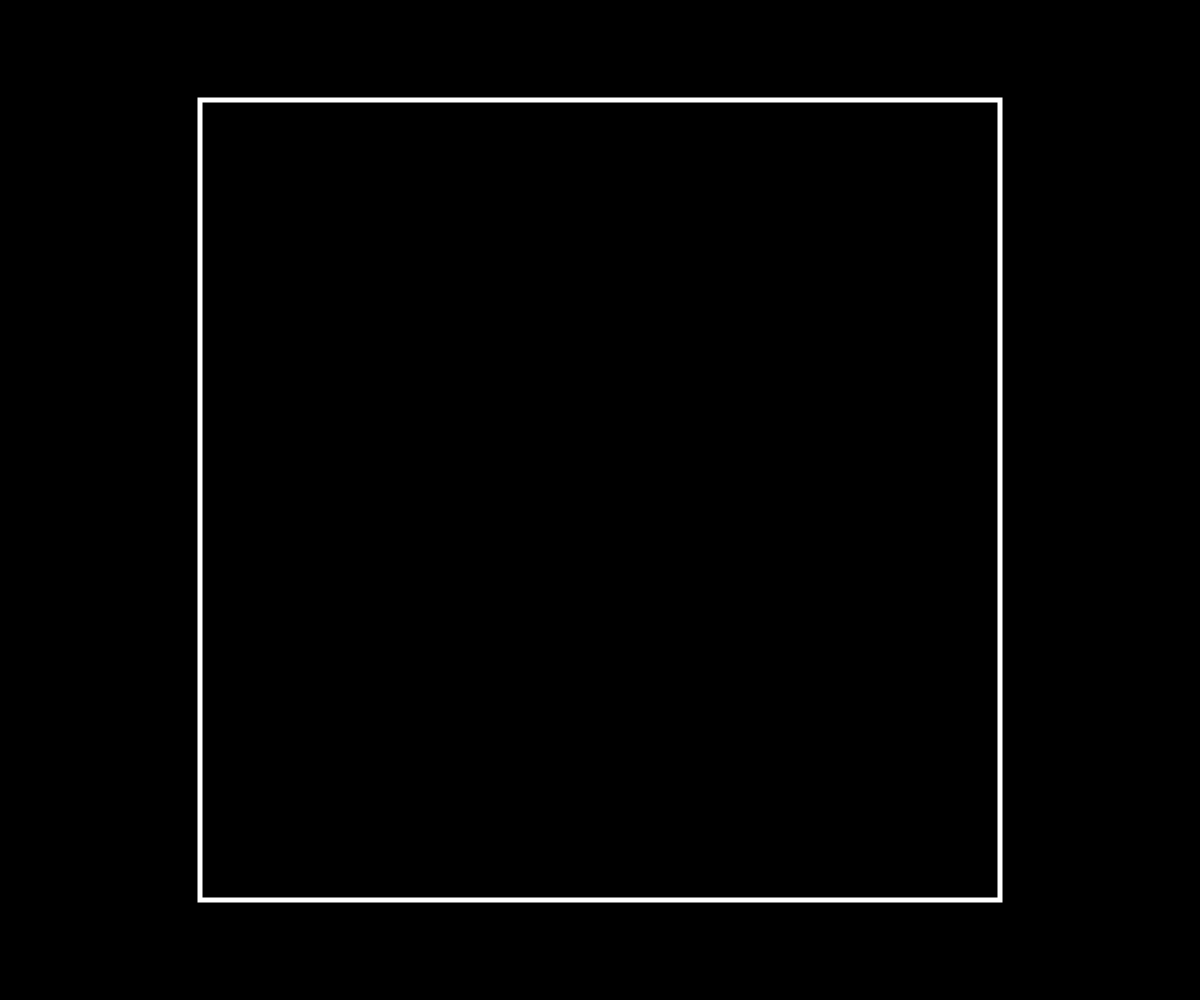
Frame 1 (no input)
Frame 60 (no input): identical to frame 1, image omitted
Frame 120 (the mouse pressed at the canvas centre since frame 60): identical to frame 1, image omitted

The p5.js sketch that drew this single still picture (run headless with seeded random() and noise() and a simulated clock; from frame 60 on, the mouse is pressed at the canvas centre):

// p5.js sketch
// ── sketch.js
let width = innerWidth;
let height = innerHeight;

function setup() {
  createCanvas(width, height);
  syncWindow();
}

function windowResized() {
  syncWindow();
}

function syncWindow() {
  width = innerWidth;
  height = innerHeight;

  resizeCanvas(width, height);
}

function mousePressed(a) {
  box_pos_x = (mouseX - width / 2) / 1.8 / 2;
  box_pos_y = (mouseY - height / 2) / 1.8 / 2;

  if (box_pos_x < -100 || box_pos_x > 100 || box_pos_y < -100 || box_pos_y > 100) {
    return;
  }


  window.machine?.writer?.write(new TextEncoder().encode(`go ${box_pos_x} ${box_pos_y} 0 1000\n`));
}

let motion_state = null;

let path = [];

function draw() {
  background(0, 0, 0);

  let boxSize = 200;
  let scaleFactor = (0.8 * height) / boxSize;

  translate(width / 2, height / 2);
  scale(scaleFactor);
  rectMode(CENTER);
  strokeWeight(5 / scaleFactor);

  push();
  stroke(255);
  noFill();
  rect(0, 0, boxSize, boxSize);
  pop();

  // Draw the target point in blue if it exists
  if (motion_state?.target_pos) {
    const end = motion_state.target_pos;
    stroke(0, 0, 255);
    point(end[0], end[1]);
  }

  // Draw the path lines in white
  for (let i = 1; i < path.length; i++) {
    let a = path[i - 1];
    let b = path[i];
    stroke(255, 255, 255);
    line(a[0], a[1], b[0], b[1]);
  }

  // Draw the last point in red
  if (path.length > 0) {
    let last = path[path.length - 1];
    stroke(255, 0, 0);
    point(last[0], last[1]);
  }

  // Draw the first point in green (if more than one point exists)
  if (path.length > 1) {
    let first = path[0];
    stroke(0, 255, 0);
    point(first[0], first[1]);
  }
}

function onMotion(motion) {
  console.log(motion);

  motion_state = motion;
  path.push(motion.current_pos);
}
